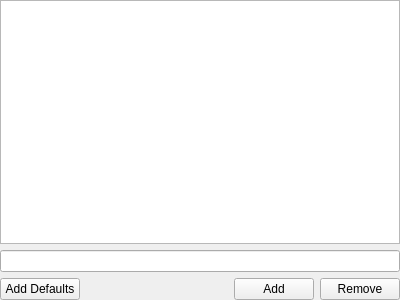
<?xml version="1.0" encoding="UTF-8"?>
<ui version="4.0">
 <class>CFGWadseekerSites</class>
 <widget class="QWidget" name="CFGWadseekerSites">
  <property name="geometry">
   <rect>
    <x>0</x>
    <y>0</y>
    <width>400</width>
    <height>300</height>
   </rect>
  </property>
  <layout class="QVBoxLayout" name="verticalLayout">
   <property name="margin">
    <number>0</number>
   </property>
   <item>
    <widget class="QListView" name="lstUrls">
     <property name="dragEnabled">
      <bool>true</bool>
     </property>
     <property name="dragDropOverwriteMode">
      <bool>false</bool>
     </property>
     <property name="dragDropMode">
      <enum>QAbstractItemView::InternalMove</enum>
     </property>
     <property name="selectionMode">
      <enum>QAbstractItemView::ExtendedSelection</enum>
     </property>
     <property name="movement">
      <enum>QListView::Free</enum>
     </property>
    </widget>
   </item>
   <item>
    <widget class="QLineEdit" name="leUrl"/>
   </item>
   <item>
    <layout class="QHBoxLayout" name="horizontalLayout">
     <item>
      <widget class="QPushButton" name="btnUrlDefault">
       <property name="toolTip">
        <string>Adds default URLs to the list. No URL that is currently on the list will be removed.</string>
       </property>
       <property name="text">
        <string>Add Defaults</string>
       </property>
      </widget>
     </item>
     <item>
      <spacer name="horizontalSpacer">
       <property name="orientation">
        <enum>Qt::Horizontal</enum>
       </property>
       <property name="sizeHint" stdset="0">
        <size>
         <width>40</width>
         <height>20</height>
        </size>
       </property>
      </spacer>
     </item>
     <item>
      <widget class="QPushButton" name="btnUrlAdd">
       <property name="text">
        <string>Add</string>
       </property>
      </widget>
     </item>
     <item>
      <widget class="QPushButton" name="btnUrlRemove">
       <property name="text">
        <string>Remove</string>
       </property>
      </widget>
     </item>
    </layout>
   </item>
  </layout>
 </widget>
 <resources/>
 <connections/>
</ui>
